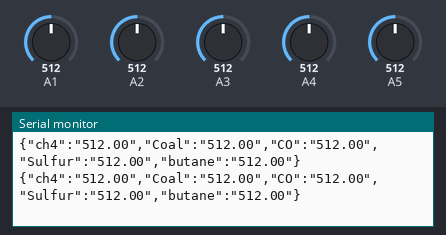
Recording of a sketch running on a simulated Arduino Uno, built with avr-gcc and run on an emulated ATmega328P. Parts: the last lines printed to the serial monitor. The test bench sets the inputs (shaded band); at power-on: A1 = 512, A2 = 512, A3 = 512, A4 = 512, A5 = 512.

Above: at 10.8 s.
10.9 s: A1 set to 716
At 16.4 s:
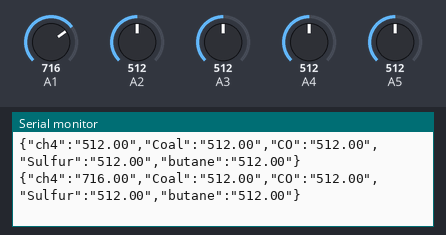
18.4 s: A2 set to 716
At 20.9 s:
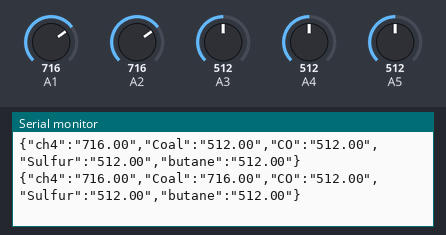
25.9 s: A3 set to 716
At 31.2 s:
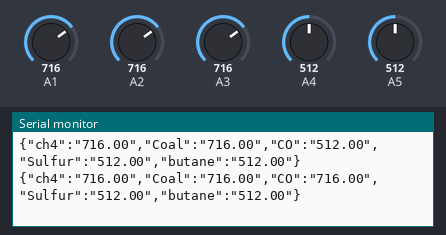
33.4 s: A4 set to 716
At 35.8 s:
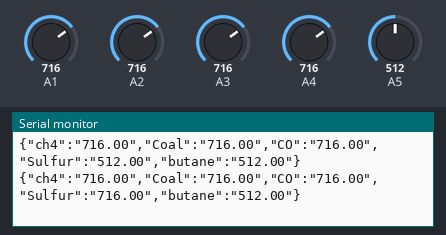
40.9 s: A5 set to 716
At 46.1 s:
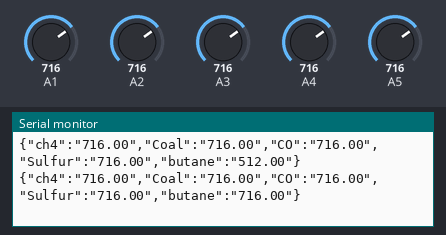
48.4 s: A1 set to 992
At 50.7 s:
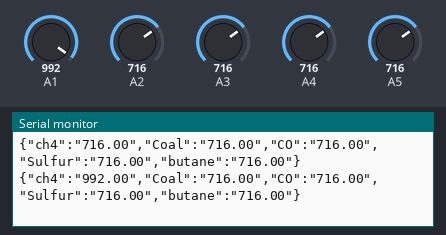
Timing chart, 0 to 52.2 s (numbered marks = the images above; inputs shaded):
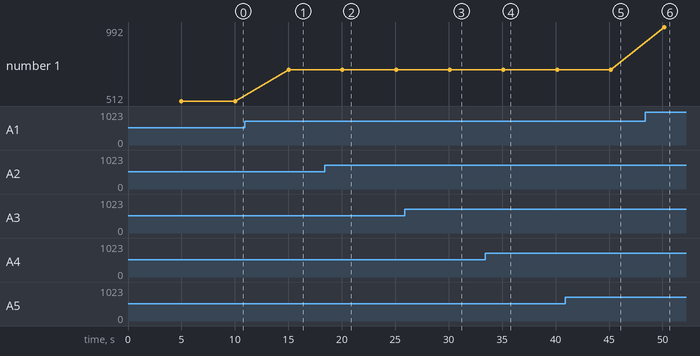

Measured:
- after the input at 10.9 s, the serial monitor: prints a new line after 4.1 s (image 1)
- after the input at 18.4 s, the serial monitor: prints a new line after 1.7 s (image 2)
- after the input at 25.9 s, the serial monitor: prints a new line after 4.2 s (image 3)
- after the input at 33.4 s, the serial monitor: prints a new line after 1.7 s (image 4)
- after the input at 40.9 s, the serial monitor: prints a new line after 4.3 s (image 5)
- after the input at 48.4 s, the serial monitor: prints a new line after 1.8 s (image 6)
- plotted number 1: 512 → 716 after the input at 10.9 s, 716 → 992 after the input at 48.4 s

The sketch:

readsensor.ino
```cpp
String readdata;
long rememberTime=0;// this is used by the code

void setup()
{
  // mq-3 -  Alcohol, Benzine, CH4, Hexane, LPG, CO
  // mq-7 - Co and Coal gas
  // mq -9 Methane, Propane, and CO
  // mq -135 Ammonia (NH3), sulfur (S), Benzene (C6H6), CO2, and other harmful gases and smoke.
  // mq - 6 LPG, iso-butane, propane

 Serial.begin(9600);        //Begin the Serial Communcation at Baud Rate of 9600

 //Declare the pinmode for all the sensors
 pinMode(A1, INPUT);
 pinMode(A2, INPUT);
 pinMode(A3, INPUT);
 pinMode(A4, INPUT);
 pinMode(A5, INPUT);
}
void loop(){
  if( (millis()- rememberTime) >= 5000){
  //Reading all the Sensor values
  float CH4 = analogRead(A1);
  float Coal = analogRead(A2);
  float CO = analogRead(A3);
  float Sulfur = analogRead(A4);
  float butane = analogRead(A5);

  String data = "{\"ch4\":\""+String(CH4)+"\",\"Coal\":\""+String(Coal)+"\",\"CO\":\""+String(CO)+"\",\"Sulfur\":\""+String(Sulfur)+"\",\"butane\":\""+String(butane)+"\"}";
  Serial.println(data);
  rememberTime=millis();// remember Current millis() time

 }
}
```
